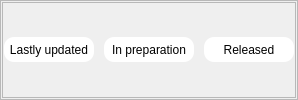
    <widget class="QFrame" name="frame_11">
     <property name="minimumSize">
      <size>
       <width>0</width>
       <height>44</height>
      </size>
     </property>
     <property name="frameShape">
      <enum>QFrame::StyledPanel</enum>
     </property>
     <property name="frameShadow">
      <enum>QFrame::Raised</enum>
     </property>
     <layout class="QHBoxLayout" name="horizontalLayout_5">
      <property name="spacing">
       <number>1</number>
      </property>
      <property name="leftMargin">
       <number>1</number>
      </property>
      <property name="topMargin">
       <number>1</number>
      </property>
      <property name="rightMargin">
       <number>1</number>
      </property>
      <property name="bottomMargin">
       <number>1</number>
      </property>
      <item alignment="Qt::AlignLeft">
       <widget class="QFrame" name="scrollFiltersFrame">
        <property name="styleSheet">
         <string notr="true">QPushButton{
	background-color:  rgb(255, 255, 255);
	font: 9pt bold &quot;Microsoft YaHei&quot;;
	border-radius: 10px;
}
#inPrepFilterBtn:checked{
	background-color: rgb(255, 150, 0);
	color: rgb(255, 255, 255);
}
</string>
        </property>
        <property name="frameShape">
         <enum>QFrame::StyledPanel</enum>
        </property>
        <property name="frameShadow">
         <enum>QFrame::Raised</enum>
        </property>
        <layout class="QHBoxLayout" name="horizontalLayout_4">
         <property name="spacing">
          <number>10</number>
         </property>
         <property name="leftMargin">
          <number>1</number>
         </property>
         <property name="topMargin">
          <number>1</number>
         </property>
         <property name="rightMargin">
          <number>1</number>
         </property>
         <property name="bottomMargin">
          <number>1</number>
         </property>
         <item>
          <widget class="QPushButton" name="updatedFilterBtn">
           <property name="minimumSize">
            <size>
             <width>90</width>
             <height>25</height>
            </size>
           </property>
           <property name="text">
            <string>Lastly updated</string>
           </property>
           <property name="checkable">
            <bool>true</bool>
           </property>
           <property name="flat">
            <bool>true</bool>
           </property>
          </widget>
         </item>
         <item>
          <widget class="QPushButton" name="inPrepFilterBtn">
           <property name="minimumSize">
            <size>
             <width>90</width>
             <height>25</height>
            </size>
           </property>
           <property name="text">
            <string>In preparation</string>
           </property>
           <property name="checkable">
            <bool>true</bool>
           </property>
           <property name="checked">
            <bool>false</bool>
           </property>
           <property name="flat">
            <bool>true</bool>
           </property>
          </widget>
         </item>
         <item>
          <widget class="QPushButton" name="releasedFilterBtn">
           <property name="minimumSize">
            <size>
             <width>90</width>
             <height>25</height>
            </size>
           </property>
           <property name="text">
            <string>Released</string>
           </property>
           <property name="checkable">
            <bool>true</bool>
           </property>
           <property name="flat">
            <bool>true</bool>
           </property>
          </widget>
         </item>
        </layout>
       </widget>
      </item>
     </layout>
    </widget>
